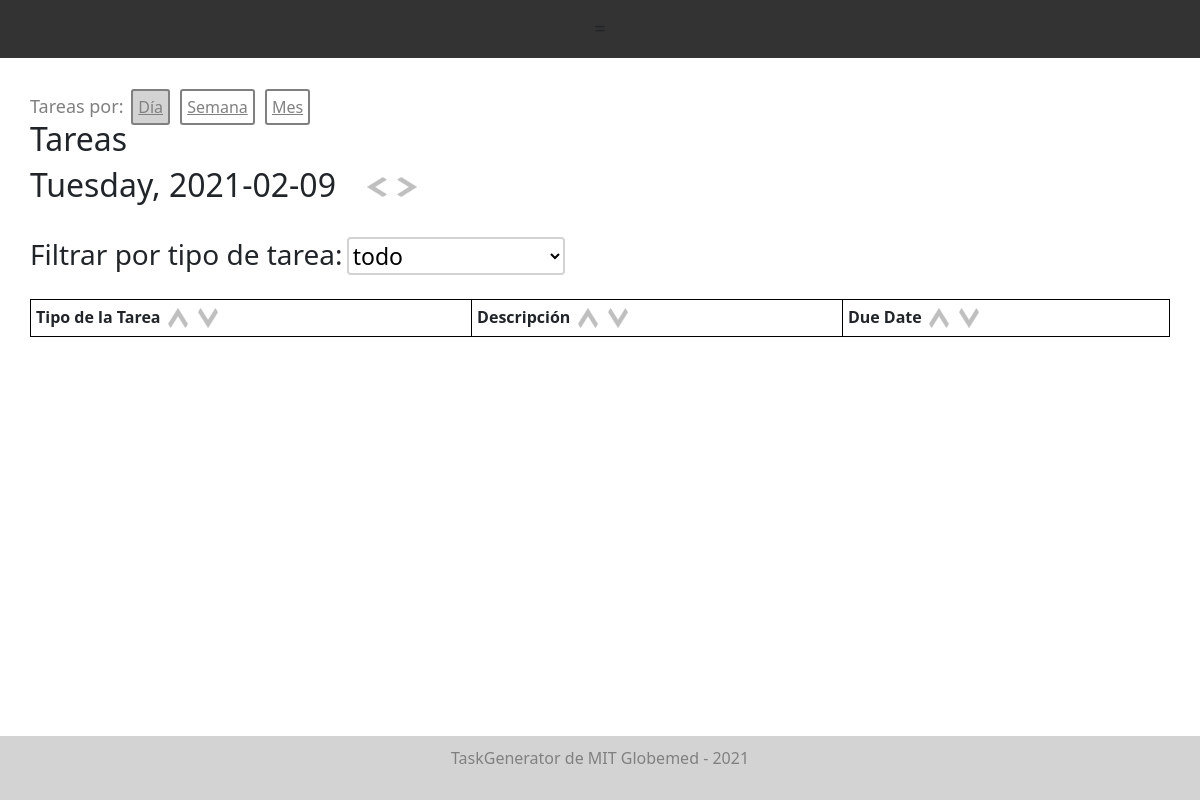
Before: /daily_tasks/2021-02-09 (signed in) with the older database file.
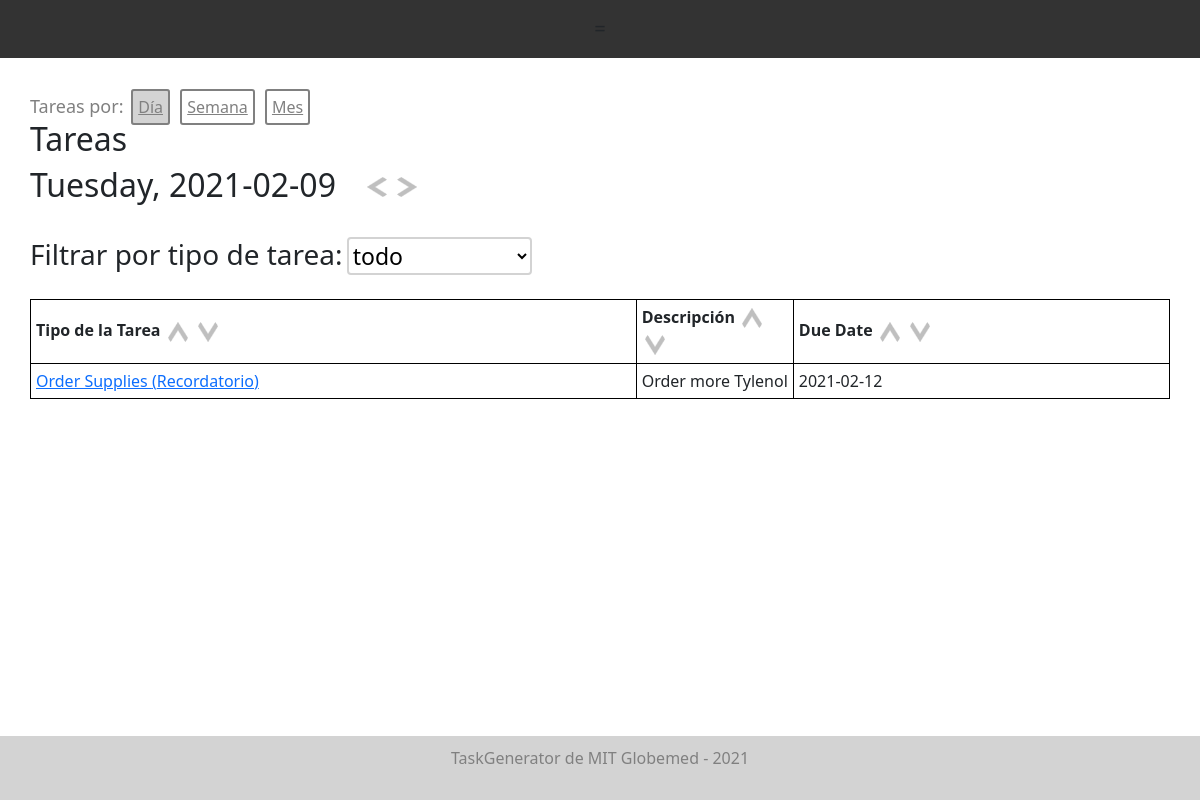
After: the same page with the newer database file.
### models.py (models this page shows)
class Task(Base):
    __tablename__ = "tasks"
    id = Column(Integer, primary_key=True)
    task_type = Column(String, default="Generic")
    creator_id = Column(Integer)
    created_datetime = Column(DateTime)
    created_datestring = Column(String)
    due_datetime = Column(DateTime)
    due_datestring = Column(String)
    description = Column(String)
    completed = Column(Boolean) # completed or not
    fields = Column(PickleType) # dictionary of strings to strings
    reminders = Column(PickleType) # list of datetimes
    reminder_datestrings = Column(PickleType) # list of datetimes
    color = Column(String)
    items_of_use = Column(PickleType) # list of Inventory Item IDs

### app.py (the view)
@app.route('/daily_tasks/<date>')
@check_login_wrapper
def daily_tasks(date):
    print("date", date)
    return render_template("daily_tasks.html", tasks=get_tasks_day(date), col_strings = ["Due Date"], col_vars = ["due_datestring"], task_types=get_task_types(), datestring=date,
        weekday = datetime.strptime(date, "%Y-%m-%d").strftime("%A"))

### app.py (called while the page is built)
def check_login_wrapper(func):
    @wraps(func)
    def inner(*args, **kwargs):
        if "language" not in login_session:
            login_session['language'] = 'Spanish'
            UNITS = ["dia", "semana", "mes"]
            WEEKDAYS = ["Lunes", "Martes", "Miercoles", "Jueves", "Viernes", "Sabados", "Domingo"]
        if "username" not in login_session:
            flash("Please login to see that page." if login_session["language"] == "English" else "Inicie sesión para ver esa página")
            return redirect(url_for('login'))
        if "language" not in login_session:
            login_session["language"] = "Spanish"
        return func(*args, **kwargs)
    return inner

### database.py (called while the page is built)
def get_task_types():
    return session.query(TaskType).all()

def get_tasks():
    return session.query(Task).all()

def get_tasks_day(date):
    tasks = []
    for task in get_tasks():
        print("task due", task.due_datestring, task.reminder_datestrings, date)
        if task.due_datestring == date or date in task.reminder_datestrings:
            tasks.append(task)
    return tasks

### templates/daily_tasks.html (shortened to what this page needs)
{% extends "layout.html" %}
{% block body %}
 <span style="font-size: 18px; color: grey;">{{text['Tasks by']}}: </span>
  <a style="background-color: lightgrey; color:grey;" class="pretty-button" href="/daily_tasks/{{datestring}}">{{text['Day']}}</a>
  <a class="pretty-button" href="/weekly_tasks/{{datestring}}">{{text['Week']}}</a>
  <a class="pretty-button" href="/monthly_tasks/{{datestring}}">{{text['Month']}}</a>
  <h2 id="month_header" >{{text['Tasks']}}</h2>
  <h2 style="display: inline-block; width:330px;"> {{weekday}}, {{datestring}}</h2>
  <a  id="prev_button"><img style="margin-top: -10px; " src="{{url_for('static', filename='arrow_left.png')}}" class="arrow"></a>
  <a  id="next_button"><img style="margin-top: -10px; " src="{{url_for('static', filename='arrow_right.png')}}" class="arrow"></a>
  <br>
  <br>
  <h3 style="display: inline;">{{text['Filter by task type']}}:</h3>
  <select id="task_type" name="task_type" onchange="filterByTaskType()" style="font-size: 23px; border: solid lightgrey 2px; background: none; border-radius: 4px;">
    <option  value="all">{{text['all']}}</option>
  </select>
  <br>
  <br>
  <div id="table-container">
	  <table id="hidden-task-table" style="display: none; width:100%;">
  		<tr>
  			<th> {{text['Task Type']}}
          <img onclick="sortTable(0)" src="{{url_for('static', filename='arrow_up.png')}}" class="arrow">
          <img onclick="sortTable(0, true)" src="{{url_for('static', filename='arrow_down.png')}}" class="arrow">
        </th>
  			<th>{{text['Description']}}
          <img onclick="sortTable(1)" src="{{url_for('static', filename='arrow_up.png')}}" class="arrow">
          <img onclick="sortTable(1, true)" src="{{url_for('static', filename='arrow_down.png')}}" class="arrow">
        </th>
  			{% for col in col_strings %}
  				<th> {{ col }}
            <img onclick="sortTable({{loop.index+1}})" src="{{url_for('static', filename='arrow_up.png')}}" class="arrow">
            <img onclick="sortTable({{loop.index+1}}, true)" src="{{url_for('static', filename='arrow_down.png')}}" class="arrow">
          </th>
  			{% endfor %}
  	    </tr>
  	{% for task in tasks %}
  		<tr class="task-row">
  			<td><a href="/task/{{task.id}}"> {{ task.task_type }}
          {% if task.due_datestring != datestring %}
            ({{text['Reminder']}})
          {% endif %}
         </a></td>
  			{% if task.description|length > 20 %}
  		        <td class="desc-col"> {{ task.description[:20] }} <span class="tooltip2">...<span class="tooltiptext">{{ task.description }}</span></span></td>
  		    {% else %}
  		    	<td class="desc-col"> {{ task.description }} </td>
  		    {% endif %}
  	        {% for col in col_vars %}
  				<td> {{ task[col] }} </td>
  			{% endfor %}
  	    </tr>
      {% endfor %}
    </table>
  </div>
{%endblock%}

Changed rows visible on the page:
now on this page (row edited): Task: task_type "Order Supplies", Reminder "Recordatorio", description "Order more Tylenol", due_datestring "2021-02-12"
